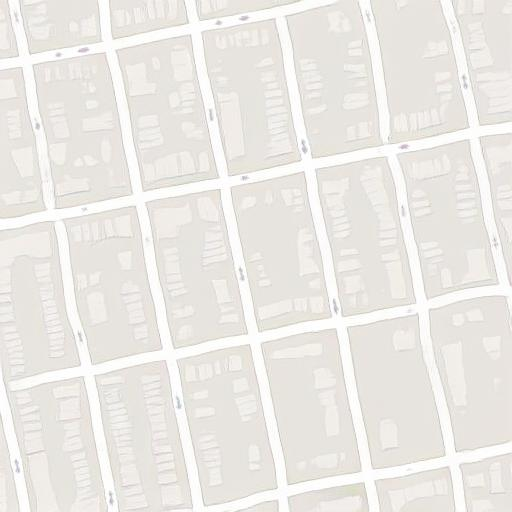
#> input picture CornerDect/509.jpg, 512 x 512 px
$ python Harris.py
#> lines starting #> are read from the running program, lines starting #| are printed output that depends on the picture; after the words box and inside, x2 and y2 are one past the last pixel; in counts of white or black regions, pixels touching at a corner belong together
#> further down, src is the input picture: shape (512, 512, 3); mean B, G, R 228.8, 233.2, 235.8
from __future__ import print_function
import cv2 as cv
import numpy as np
import argparse
src_window = 'Source image'
corners_window = 'Corners detected'
max_thresh = 255
def cornerHarris(val):
#> called with val = 200
    thresh = val

    # Detector parameters
    blockSize = 2
    apertureSize = 3
    k = 0.03

    # Detecting corners
    dst = cv.cornerHarris(src_gray, blockSize, apertureSize, k)
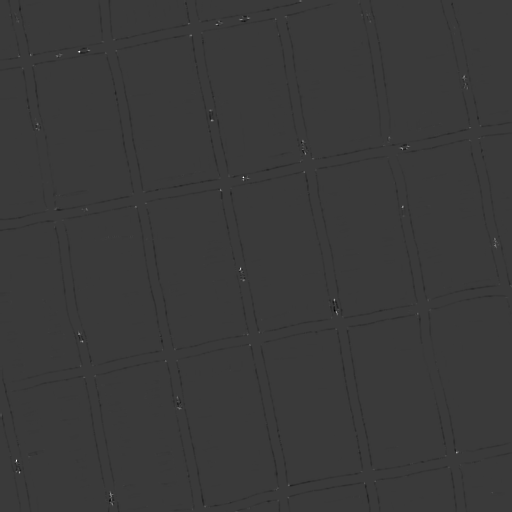
#> dst: shape (512, 512) float32; min -5.97e-05, max 0.000202, mean -2.99e-07; drawn with min black and max white

    # Normalizing
    dst_norm = np.empty(dst.shape, dtype=np.float32)
    cv.normalize(dst, dst_norm, alpha=0, beta=255, norm_type=cv.NORM_MINMAX)
    dst_norm_scaled = cv.convertScaleAbs(dst_norm)

    # Drawing a circle around corners
    for i in range(dst_norm.shape[0]):
        for j in range(dst_norm.shape[1]):
            if int(dst_norm[i,j]) > thresh:
                cv.circle(dst_norm_scaled, (j,i), 5, (0), 2)
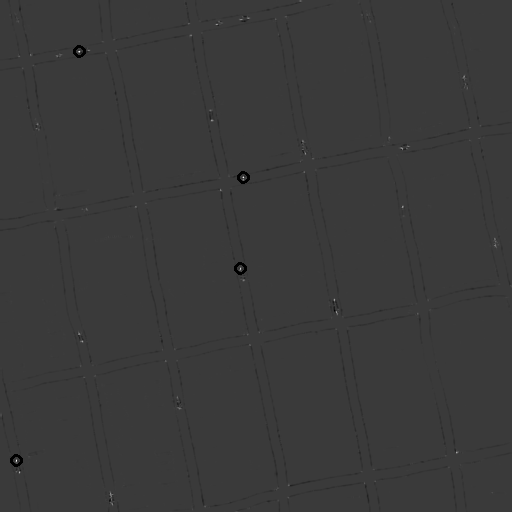
#> dst_norm_scaled: shape (512, 512); min 0, max 255, mean 57.7

    # Showing the result
    cv.namedWindow(corners_window)
    cv.imshow(corners_window, dst_norm_scaled)

# Load source image and convert it to gray
parser = argparse.ArgumentParser(description='Code for Harris corner detector tutorial.')
parser.add_argument('--input', help='Path to input image.', default='509.jpg')
args = parser.parse_args()
src = cv.imread(args.input)
if src is None:
    print('Could not open or find the image:', args.input)
    exit(0)
src_gray = cv.cvtColor(src, cv.COLOR_BGR2GRAY)

# Create a window and a trackbar
cv.namedWindow(src_window)
thresh = 200 # initial threshold
cv.createTrackbar('Threshold: ', src_window, thresh, max_thresh, cornerHarris)
cv.imshow(src_window, src)
cornerHarris(thresh)
cv.waitKey()

$ run again, with CornerDect/Test.png saved as CornerDect/509.jpg
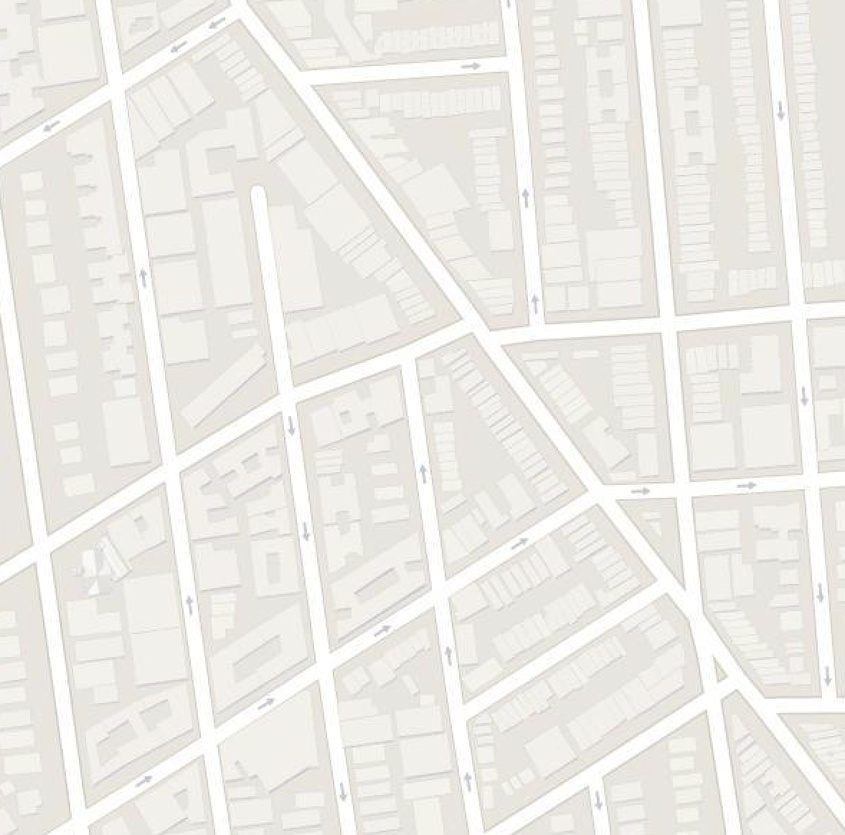
#> input picture CornerDect/Test.png, 845 x 835 px, shrunk from 1178 x 1164 before the run
#> src is the input picture: shape (835, 845, 3); mean B, G, R 230.8, 235.8, 237.1
#> in cornerHarris, `dst_norm_scaled = cv.convertScaleAbs(dst_norm)`:
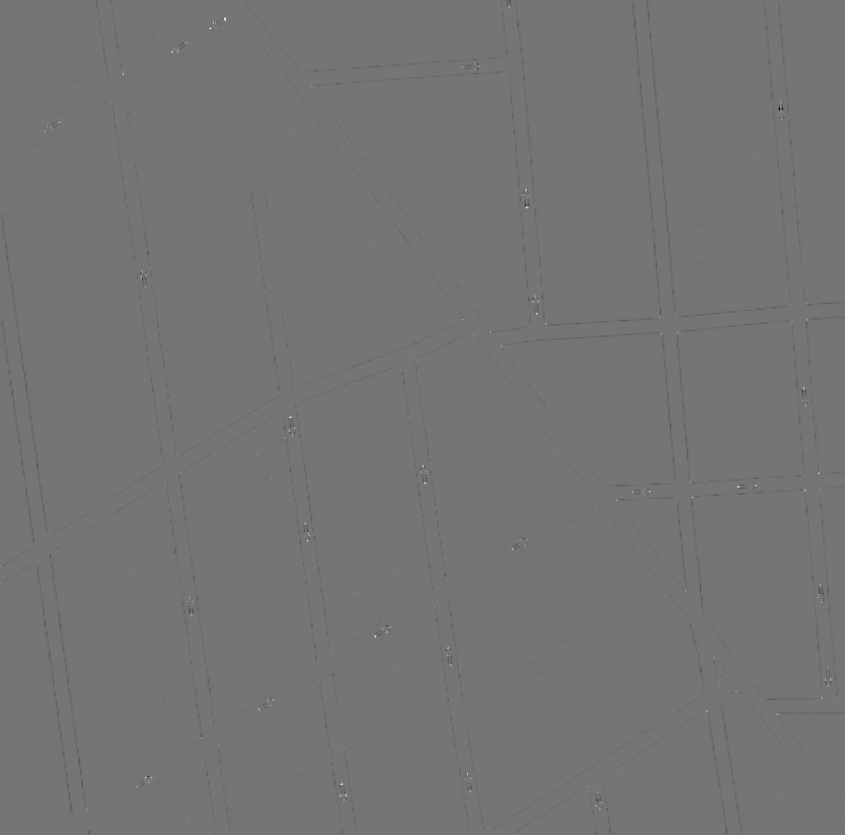
#> dst_norm_scaled: shape (835, 845); min 0, max 255, mean 116.7
#> after the loop in cornerHarris, `for i in range(dst_norm.shape[0]):`:
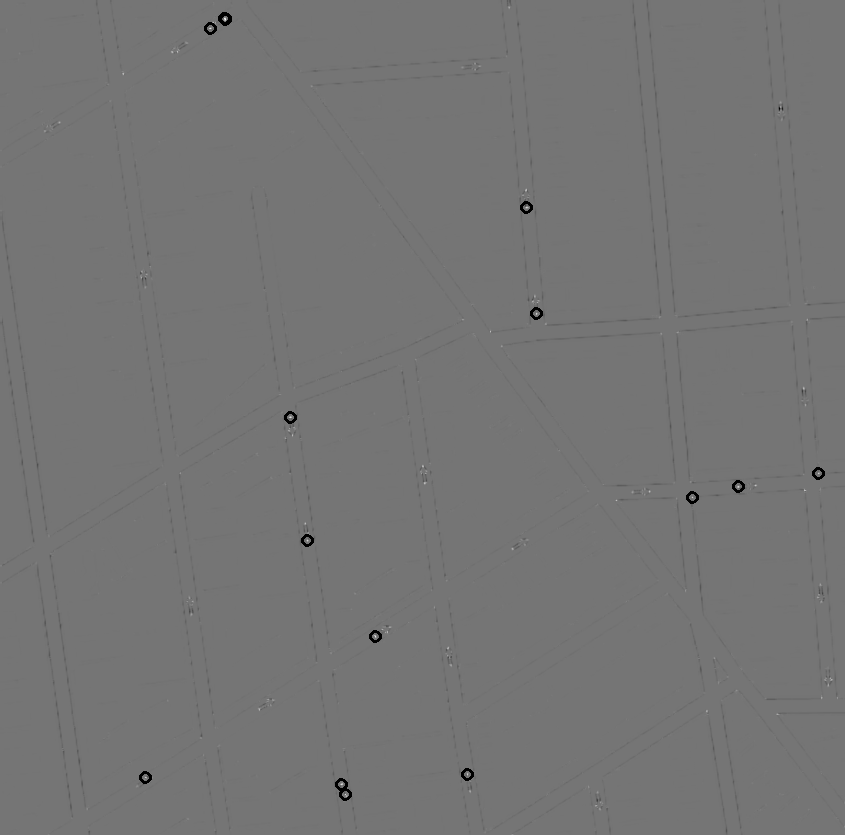
#> dst_norm_scaled: shape (835, 845); 0.18% of pixels changed, all inside (x1, y1, x2, y2) = (139, 12, 825, 801)
